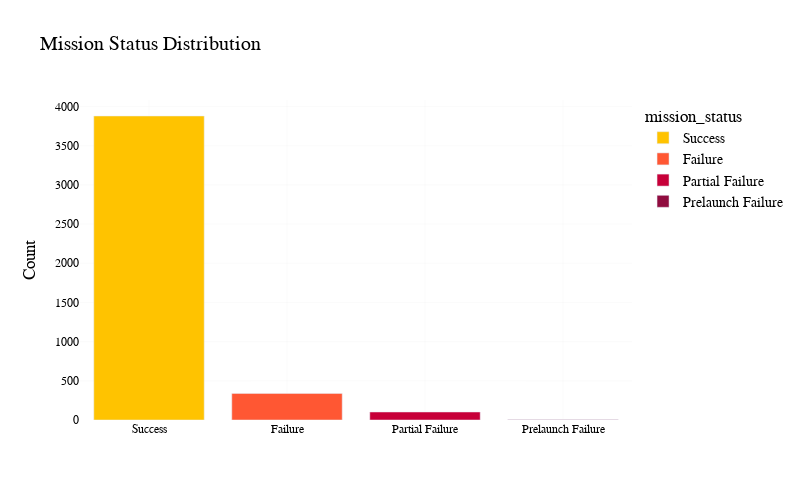

The notebook cell saved with this chart:
### Markdown cell above
Now we will check status distribution for all missions.

### Code cell
import plotly.express as px

# Get the data
ds = df['Status Mission'].value_counts().reset_index()
ds.columns = ['mission_status', 'count']
ds = ds.sort_values('count', ascending=False)

# Define colors for the bar chart
colors = ['#FFC300', '#FF5733', '#C70039', '#900C3F', '#581845']

# Create the bar chart
fig = px.bar(ds, 
             x='mission_status', 
             y='count', 
             title='Mission Status Distribution',
             color='mission_status', # Set the colors of the bars based on mission status
             color_discrete_sequence=colors, # Use the defined colors for the bars
             height=500, 
             width=800
            )

# Update the layout
fig.update_layout(
    plot_bgcolor='#FFFFFF', 
    xaxis=dict(
        title='',
        showgrid=True,
        gridcolor='lightgray',
        gridwidth=0.1,
        tickfont=dict(size=12)
    ),
    yaxis=dict(
        title='Count',
        showgrid=True,
        gridcolor='lightgray',
        gridwidth=0.1,
        tickfont=dict(size=12),
        automargin=True
    ),
    font=dict(
        family='Arial',
        size=14,
        color='black'
    )
)

# Show the plot
fig.show()

### Figure 1 — Plotly figure (JSON) as saved in the notebook; plotly's stock layout.template omitted (floating-point values rounded to 4 significant figures)
{"data": [{"alignmentgroup": "True", "hovertemplate": "mission_status=%{x}<br>count=%{y}<extra></extra>", "legendgroup": "Success", "marker": {"color": "#FFC300", "pattern": {"shape": ""}}, "name": "Success", "offsetgroup": "Success", "orientation": "v", "showlegend": true, "textposition": "auto", "type": "bar", "x": ["Success"], "xaxis": "x", "y": [3879], "yaxis": "y"}, {"alignmentgroup": "True", "hovertemplate": "mission_status=%{x}<br>count=%{y}<extra></extra>", "legendgroup": "Failure", "marker": {"color": "#FF5733", "pattern": {"shape": ""}}, "name": "Failure", "offsetgroup": "Failure", "orientation": "v", "showlegend": true, "textposition": "auto", "type": "bar", "x": ["Failure"], "xaxis": "x", "y": [339], "yaxis": "y"}, {"alignmentgroup": "True", "hovertemplate": "mission_status=%{x}<br>count=%{y}<extra></extra>", "legendgroup": "Partial Failure", "marker": {"color": "#C70039", "pattern": {"shape": ""}}, "name": "Partial Failure", "offsetgroup": "Partial Failure", "orientation": "v", "showlegend": true, "textposition": "auto", "type": "bar", "x": ["Partial Failure"], "xaxis": "x", "y": [102], "yaxis": "y"}, {"alignmentgroup": "True", "hovertemplate": "mission_status=%{x}<br>count=%{y}<extra></extra>", "legendgroup": "Prelaunch Failure", "marker": {"color": "#900C3F", "pattern": {"shape": ""}}, "name": "Prelaunch Failure", "offsetgroup": "Prelaunch Failure", "orientation": "v", "showlegend": true, "textposition": "auto", "type": "bar", "x": ["Prelaunch Failure"], "xaxis": "x", "y": [4], "yaxis": "y"}], "layout": {"barmode": "relative", "font": {"color": "black", "family": "Arial", "size": 14}, "height": 500, "legend": {"title": {"text": "mission_status"}, "tracegroupgap": 0}, "plot_bgcolor": "#FFFFFF", "title": {"text": "Mission Status Distribution"}, "width": 800, "xaxis": {"anchor": "y", "categoryarray": ["Success", "Failure", "Partial Failure", "Prelaunch Failure"], "categoryorder": "array", "domain": [0, 1], "gridcolor": "lightgray", "gridwidth": 0.1, "showgrid": true, "tickfont": {"size": 12}, "title": {"text": ""}}, "yaxis": {"anchor": "x", "automargin": true, "domain": [0, 1], "gridcolor": "lightgray", "gridwidth": 0.1, "showgrid": true, "tickfont": {"size": 12}, "title": {"text": "Count"}}}}
